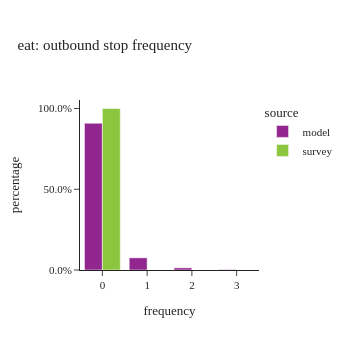
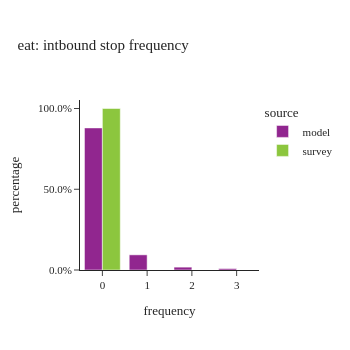

The code cell stored with these charts, in order, in its notebook:
### Code cell
#| layout: [[1,1], [1]]
plot_stop_frequency(df_plot, "eat")

### Figure 1 — Plotly figure (JSON) as saved in the notebook; plotly's stock layout.template omitted (floating-point values rounded to 4 significant figures)
{"data": [{"alignmentgroup": "True", "hovertemplate": "source=model<br>frequency=%{x}<br>percentage=%{y}<extra></extra>", "legendgroup": "model", "marker": {"color": "#91268F", "pattern": {"shape": ""}}, "name": "model", "offsetgroup": "model", "orientation": "v", "showlegend": true, "textposition": "auto", "type": "bar", "x": ["0", "1", "2", "3"], "xaxis": "x", "y": [0.9085, 0.07531, 0.01323, 0.002911], "yaxis": "y"}, {"alignmentgroup": "True", "hovertemplate": "source=survey<br>frequency=%{x}<br>percentage=%{y}<extra></extra>", "legendgroup": "survey", "marker": {"color": "#8CC63E", "pattern": {"shape": ""}}, "name": "survey", "offsetgroup": "survey", "orientation": "v", "showlegend": true, "textposition": "auto", "type": "bar", "x": ["0", "1", "2", "3"], "xaxis": "x", "y": [1.0, 0.0, 0.0, 0.0], "yaxis": "y"}], "layout": {"barmode": "group", "height": 350, "legend": {"title": {"text": "source"}, "tracegroupgap": 0}, "title": {"text": "eat: outbound stop frequency"}, "width": 350, "xaxis": {"anchor": "y", "domain": [0, 1], "title": {"text": "frequency"}}, "yaxis": {"anchor": "x", "domain": [0, 1], "tickformat": ".1%", "title": {"text": "percentage"}}}}

### Figure 2 — Plotly figure (JSON) as saved in the notebook; plotly's stock layout.template omitted (floating-point values rounded to 4 significant figures)
{"data": [{"alignmentgroup": "True", "hovertemplate": "source=model<br>frequency=%{x}<br>percentage=%{y}<extra></extra>", "legendgroup": "model", "marker": {"color": "#91268F", "pattern": {"shape": ""}}, "name": "model", "offsetgroup": "model", "orientation": "v", "showlegend": true, "textposition": "auto", "type": "bar", "x": ["0", "1", "2", "3"], "xaxis": "x", "y": [0.8798, 0.09389, 0.01768, 0.008586], "yaxis": "y"}, {"alignmentgroup": "True", "hovertemplate": "source=survey<br>frequency=%{x}<br>percentage=%{y}<extra></extra>", "legendgroup": "survey", "marker": {"color": "#8CC63E", "pattern": {"shape": ""}}, "name": "survey", "offsetgroup": "survey", "orientation": "v", "showlegend": true, "textposition": "auto", "type": "bar", "x": ["0", "1", "2", "3"], "xaxis": "x", "y": [1.0, 0.0, 0.0, 0.0], "yaxis": "y"}], "layout": {"barmode": "group", "height": 350, "legend": {"title": {"text": "source"}, "tracegroupgap": 0}, "title": {"text": "eat: intbound stop frequency"}, "width": 350, "xaxis": {"anchor": "y", "domain": [0, 1], "title": {"text": "frequency"}}, "yaxis": {"anchor": "x", "domain": [0, 1], "tickformat": ".1%", "title": {"text": "percentage"}}}}
